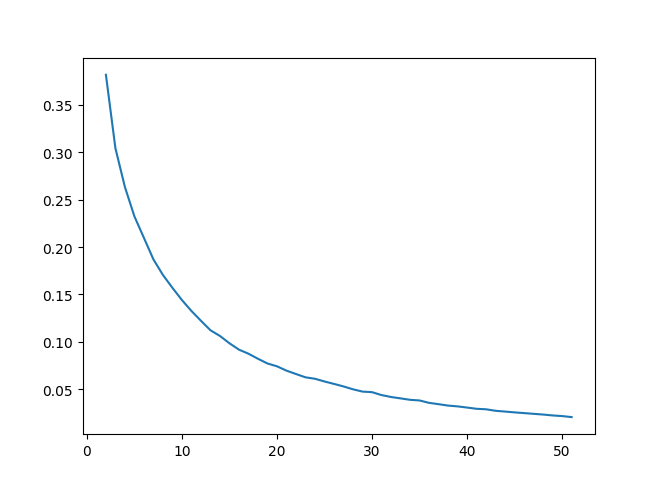

This chart was generated by the following Python code:
#!/usr/bin/env python3
# -*- coding: utf-8 -*-
"""
Created on Sat Mar  2 12:54:19 2019

@author: sunyirong
"""

import tensorflow as tf
from tensorflow.examples.tutorials.mnist import input_data
import matplotlib.pyplot as plt


mnist = input_data.read_data_sets('../MNIST-data', one_hot=True)

BATCH_SIZE = 32
STEPS=mnist.train.num_examples//BATCH_SIZE
epochs = 50


x=tf.placeholder(tf.float32,shape=(None,784))
y_=tf.placeholder(tf.float32,shape=(None,10))

w1=tf.Variable(tf.random_normal([784,256],stddev=0.01))
b1=tf.Variable(tf.random_normal([256],stddev=0.01))
z1=tf.matmul(x,w1)+b1
a1=tf.nn.relu(z1)

#w2=tf.Variable(tf.random_normal([256,128],stddev=1))
#b2=tf.Variable(tf.random_normal([128],stddev=1))
#z2=tf.matmul(a1,w2)+b2
#a2=tf.nn.relu(z2)

w3 = tf.Variable(tf.random_normal([256,10],stddev=0.01))
b3 = tf.Variable(tf.random_normal([10],stddev=0.01))
y = tf.matmul(a1,w3)+b3

cross_entropy = tf.nn.softmax_cross_entropy_with_logits(logits=y,labels=y_)
loss=tf.reduce_mean(cross_entropy)
train_step = tf.train.GradientDescentOptimizer(0.02).minimize(loss)

right_num=tf.equal(tf.argmax(y,1),tf.argmax(y_,1))
accuracy=tf.reduce_mean(tf.cast(right_num,tf.float32))

xlabel=[]
loss_label=[]
acc_label=[]


with tf.Session() as sess:
    init_op = tf.global_variables_initializer()
    sess.run(init_op)
    for i in range(1,epochs+1):
        for j in range(STEPS):
            xs,ys=mnist.train.next_batch(BATCH_SIZE)
            sess.run(train_step,feed_dict={x:xs,y_:ys})
#            if j%200 ==0:
#                total_loss = sess.run(loss,feed_dict={x:mnist.test.images,y_:mnist.test.labels})
#                print('    After %d steps,loss on all data is %g'%(j,total_loss))
#                if j!=0:
#                    xlabel.append(j+i*10)
#                    ylabel.append(total_loss)
        total_loss, total_acc= sess.run((loss,accuracy),feed_dict={x:mnist.train.images,y_:mnist.train.labels})
        xlabel.append(i+1)
        loss_label.append(total_loss)
        acc_label.append(total_acc)
        print("After %d epochs,loss on all data is %g,and the accuracy is %g"%(i,total_loss,total_acc))
      
plt.plot(xlabel,loss_label)
plt.show()

            
         
            
            
            
            
            

            
            
        
